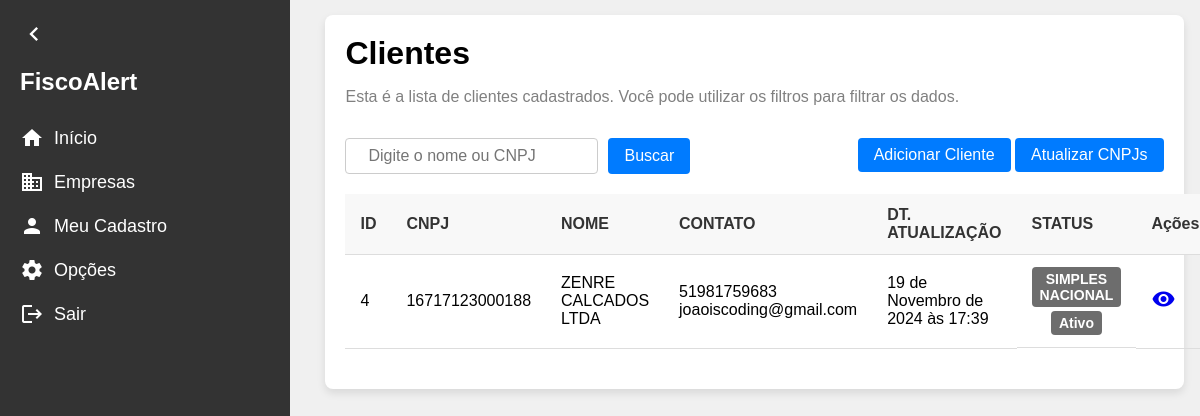
/clientes/, run on the app's committed database.
### clientes/models.py (models this page shows, shortened)
class Cliente(models.Model):
    id = models.AutoField(primary_key=True)
    nome_fantasia = models.CharField(max_length=200)
    razao_social = models.CharField(max_length=200)
    cnpj = models.CharField(max_length=14, blank=True, null=True)
    responsavel_tecnico = models.CharField(max_length=50)
    email = models.CharField(max_length=200, blank=True, null=True)
    regime_fiscal = models.ForeignKey(RegimeFiscal, on_delete=models.PROTECT, related_name= 'regime_fiscal')
    data_inclusao = models.DateField(blank= True, null= True)
    data_exclusao = models.DateField(blank= True, null= True)
    ultima_atualizacao = models.DateTimeField(blank=True, null=True)
    status = models.CharField(max_length=20, blank= True, null= True)
    telefone = models.CharField(
        max_length=15, blank=True, null=True,
        validators=[
            RegexValidator(
                regex=r'^\d{10,11}$',
                message="O número de telefone deve conter apenas dígitos e ter 10 ou 11 dígitos."
            )
        ]
    )

class RegimeFiscal(models.Model):
    id = models.AutoField(primary_key=True)
    nome = models.CharField(max_length=30)
    def __str__(self):
        return self.nome
    class Meta:
        verbose_name = "Regime Fiscal"
        verbose_name_plural = "Regimes Fiscais"

### clientes/views.py (the view)
# urls.py: path('clientes/', clientes_view, name='clientes'),
def clientes_view(request):
    clientes = Cliente.objects.all().order_by('nome_fantasia')
    search = request.GET.get('search')
    if search:
        clientes = clientes.filter(nome_fantasia__icontains = search)
    return render(request, 'clientes.html', {'clientes': clientes})

### clientes/templates/clientes.html (shortened to what this page needs)
{% extends "base.html" %}
{% block content %}
<div class="content">
    <div class="container">
        <div class="title">Clientes</div>
        <p>Esta é a lista de clientes cadastrados. Você pode utilizar os filtros para filtrar os dados.</p>
        <div class="actions">
            <form method="GET" action="">
                <input type="text" name="search" placeholder="Digite o nome ou CNPJ" value="{{ request.GET.search }}">
                <button type="submit">Buscar</button>
            </form>
            <div>
                <a href="{% url 'novo_cliente' %}" class="add-client-btn"><button >Adicionar Cliente</button></a>
                <a href="{% url 'atualizar_clientes' %}" class="update-clients-btn"><button type="button">Atualizar CNPJs</button></a>
            </div>
        </div>
        {% if clientes %}
            <table>
                <thead>
                    <tr>
                        <th>ID</th>
                        <th>CNPJ</th>
                        <th>NOME</th>
                        <th>CONTATO</th>
                        <th>DT. ATUALIZAÇÃO</th>
                        <th>STATUS</th>
                        <th>Ações</th>
                    </tr>
                </thead>
                <tbody>
                    {% for cliente in clientes %}
                    <tr>
                        <td>{{ cliente.id }}</td>
                        <td>{{ cliente.cnpj }}</td>
                        <td>{{ cliente.nome_fantasia }}</td>
                        <td>{{ cliente.telefone }}<br>{{ cliente.email }}</td>
                        <td>
                            {% if cliente.ultima_atualizacao %}
                                {{ cliente.ultima_atualizacao }}
                            {% else %}
                                Aguardando a primeira análise.
                            {% endif %}
                        </td>
                        <td class="status-tag">
                            <span>{{ cliente.regime_fiscal }}</span>
                            <span>
                                {% if cliente.status %}
                                    {{ cliente.status }}
                                {% else %}
                                    Em análise
                                {% endif %}
                            </span>
                        </td>
                        <td class="actions-icons">
                            <a href="{% url 'cliente_detalhe' pk=cliente.pk %}">
                                <span class="material-icons">visibility</span>
                            </a>
                        </td>
                    </tr>
                    {% endfor %}
                </tbody>
            </table>
        {% else %}
            <div class="placeholder-clientes">
                <div class="material-icons">search_off</div>
                <h3>Não há clientes cadastrados. Clique em "Adicionar cliente" para iniciar um cadastro.</h3>
            </div>
        {% endif %}
    </div>
</div>
{% endblock %}

### app/templates/base.html (style rules this page uses)
body { font-family: Arial, sans-serif; margin: 0; padding: 0; background-color: #f0f0f0; display: flex; }
.content { display: flex; justify-content: center; margin-left: 270px; padding-left: 30px; padding-top: 15px; width: calc(100% - 270px); }
.container { width: 90%; background-color: white; padding: 20px; box-shadow: 0 4px 8px rgba(0, 0, 0, 0.1); border-radius: 8px; }
.title { display: flex; align-items: center; font-size: 32px; font-weight: bold; margin-bottom: 0; }
.container p { margin-bottom: 32px; color: grey; }
.actions { display: flex; justify-content: space-between; margin-bottom: 20px; }
.actions form { display: flex; gap: 10px; }
.actions input[type="text"] { padding: 8px 22px 8px 22px; font-size: 16px; border: 1px solid #ccc; border-radius: 4px; }
.actions button { padding: 8px 16px; font-size: 16px; color: white; background-color: #007bff; border: none; border-radius: 4px; cursor: pointer; }
table { width: 100%; border-collapse: collapse; margin-bottom: 20px; }
table th, table td { padding: 12px 15px; text-align: left; border-bottom: 1px solid #ddd; }
table th { background-color: #f8f8f8; font-weight: bold; color: #333; }
.status-tag { display: flex; flex-direction: column; align-items: center; gap: 4px; }
.status-tag span { background-color: #6d6d6d; text-align: center; color: white; padding: 4px 8px; border-radius: 4px; font-weight: bold; font-size: 14px; }

### data on the page
Cliente: id "4", cnpj "16717123000188", nome_fantasia "ZENRE CALCADOS LTDA", telefone "51981759683", email "joaoiscoding@gmail.com", ultima_atualizacao "19 de Novembro de 2024 às 17:39", regime_fiscal "SIMPLES NACIONAL", status "Ativo"
